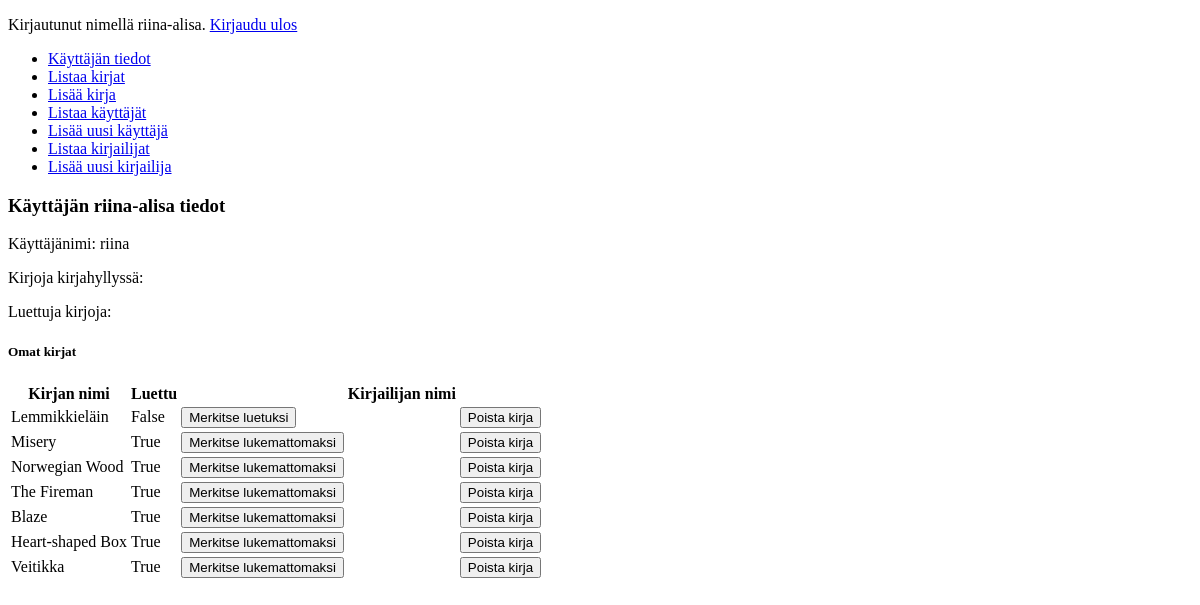
Before: /auth/riina/ (signed in) with the older database file.
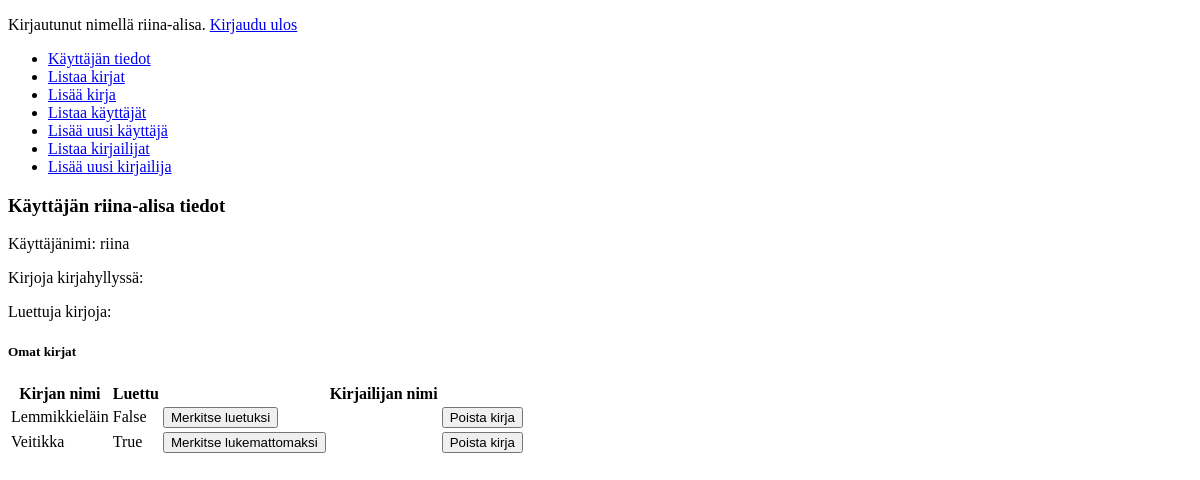
After: the same page with the newer database file.
### application/auth/models.py (models this page shows, shortened)
class User(Base):
    __tablename__ = "account"
    name = db.Column(db.String(30), nullable=False)
    username = db.Column(db.String(30), nullable=False)
    password = db.Column(db.String(30), nullable=False)
    mybooks = db.relationship("Book", secondary=users_books,
        backref=db.backref('mybooks', lazy='dynamic'))

### application/books/models.py (models this page shows, shortened)
class Book(Base):
    name = db.Column(db.String(144), nullable=False)
    read = db.Column(db.Boolean, nullable=False)
    account_id = db.Column(db.Integer, db.ForeignKey('account.id'), nullable=False)
    author_id = db.Column(db.Integer, db.ForeignKey('author.id'), nullable=False)

### application/auth/views.py (the view)
@app.route("/auth/<username>/", methods=["GET"])
@login_required
def auth_info(username):
    user = User.query.filter_by(username=username).first_or_404()
    return render_template("auth/userinfo.html", user=user, books=user.mybooks)

### application/__init__.py (called while the page is built)
@login_manager.user_loader
def load_user(user_id):
    return User.query.get(user_id)

### application/templates/auth/userinfo.html (shortened to what this page needs)
{% extends "layout.html" %}
{% block body %}
<form method="GET" action="{{ url_for('auth_info', username=user.username) }}">
    <h3>Käyttäjän {{ user.name }} tiedot</h3>
    <p>Käyttäjänimi: {{ user.username }}</p>
    <p>Kirjoja kirjahyllyssä: </p>
    <p>Luettuja kirjoja: </p>
    <h5>Omat kirjat</h5>
    <table>
        <tr>
            <th>Kirjan nimi</th>
            <th>Luettu</th>
            <th></th>
            <th>Kirjailijan nimi</th>
        </tr>
        {% for book in books %}
        <tr>
            <td>{{ book.name }}</td>
            <td>{{ book.read }}</td>
            <td>
                {% if book.read == False %}
                    <form method="POST" action="{{ url_for('books_set_read_or_delete', username=user.username, book_id=book.id) }}">
                        <input type="submit" name="btn" value="Merkitse luetuksi"/>
                    </form>
                {% endif %}
                {% if book.read == True %}
                    <form method="POST" action="{{ url_for('books_set_read_or_delete', username=user.username, book_id=book.id) }}">
                        <input type="submit" name="btn" value="Merkitse lukemattomaksi"/>
                    </form>
                {% endif %}
            </td>
            <td>
            </td>
            <td>
                <form method="POST" action="{{ url_for('books_set_read_or_delete', username=user.username, book_id=book.id) }}">
                    <input type="submit" name="btn" value="Poista kirja"/>
                </form>
            </td>
        </tr>
        {% endfor %}
    </table>
</form>
{% endblock %}

### application/templates/layout.html (shortened to what this page needs)
<!DOCTYPE html>
<html>
  <head>
  </head>
  <body>
    {% if current_user.is_authenticated %}
    <p>
      Kirjautunut nimellä {{ current_user.name }}. <a href="{{ url_for('auth_logout') }}">Kirjaudu ulos</a>
    </p>
    {% else %}
    <a href="{{ url_for('auth_login') }}">Kirjaudu</a>
    {% endif %}
    <ul>
      <li><a href="{{ url_for('auth_info', username=current_user.username) }}">Käyttäjän tiedot</a></li>
      <li><a href="{{ url_for('books_index') }}">Listaa kirjat</a></li>
      <li><a href="{{ url_for('books_form') }}">Lisää kirja</a></li>
      <li><a href="{{ url_for('auth_index') }}">Listaa käyttäjät</a></li>
      <li><a href="{{ url_for('auth_form') }}">Lisää uusi käyttäjä</a></li>
      <li><a href="{{ url_for('authors_index') }}">Listaa kirjailijat</a></li>
      <li><a href="{{ url_for('authors_form') }}">Lisää uusi kirjailija</a></li>
    </ul>
    {% block body %}{% endblock %}
  </body>
</html>

Changed rows visible on the page:
no longer on this page (row unchanged): Book: name "Misery", read "True"
no longer on this page (row edited): Book: name "Norwegian Wood", read "True"
no longer on this page (row edited): Book: name "The Fireman", read "True"
no longer on this page (row edited): Book: name "Blaze", read "True"
no longer on this page (row edited): Book: name "Heart-shaped Box", read "True"
